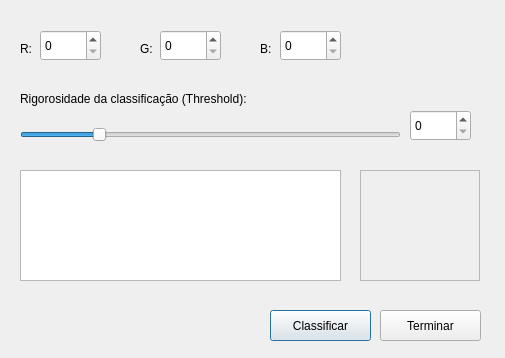
<?xml version="1.0" encoding="UTF-8"?>
<ui version="4.0">
 <class>Dialog3</class>
 <widget class="QDialog" name="Dialog3">
  <property name="windowModality">
   <enum>Qt::WindowModal</enum>
  </property>
  <property name="geometry">
   <rect>
    <x>0</x>
    <y>0</y>
    <width>505</width>
    <height>358</height>
   </rect>
  </property>
  <property name="maximumSize">
   <size>
    <width>505</width>
    <height>358</height>
   </size>
  </property>
  <property name="windowTitle">
   <string>Classificação de cores</string>
  </property>
  <widget class="QLabel" name="label">
   <property name="geometry">
    <rect>
     <x>20</x>
     <y>40</y>
     <width>21</width>
     <height>17</height>
    </rect>
   </property>
   <property name="text">
    <string>R:</string>
   </property>
  </widget>
  <widget class="QSpinBox" name="spinBox">
   <property name="geometry">
    <rect>
     <x>40</x>
     <y>30</y>
     <width>61</width>
     <height>31</height>
    </rect>
   </property>
   <property name="maximum">
    <number>255</number>
   </property>
  </widget>
  <widget class="QSpinBox" name="spinBox_2">
   <property name="geometry">
    <rect>
     <x>160</x>
     <y>30</y>
     <width>61</width>
     <height>31</height>
    </rect>
   </property>
   <property name="maximum">
    <number>255</number>
   </property>
  </widget>
  <widget class="QLabel" name="label_2">
   <property name="geometry">
    <rect>
     <x>140</x>
     <y>40</y>
     <width>21</width>
     <height>17</height>
    </rect>
   </property>
   <property name="text">
    <string>G:</string>
   </property>
  </widget>
  <widget class="QSpinBox" name="spinBox_3">
   <property name="geometry">
    <rect>
     <x>280</x>
     <y>30</y>
     <width>61</width>
     <height>31</height>
    </rect>
   </property>
   <property name="maximum">
    <number>255</number>
   </property>
  </widget>
  <widget class="QLabel" name="label_3">
   <property name="geometry">
    <rect>
     <x>260</x>
     <y>40</y>
     <width>21</width>
     <height>17</height>
    </rect>
   </property>
   <property name="text">
    <string>B:</string>
   </property>
  </widget>
  <widget class="QPushButton" name="pushButton">
   <property name="geometry">
    <rect>
     <x>270</x>
     <y>310</y>
     <width>101</width>
     <height>31</height>
    </rect>
   </property>
   <property name="text">
    <string>Classificar</string>
   </property>
  </widget>
  <widget class="QTextBrowser" name="textBrowser">
   <property name="geometry">
    <rect>
     <x>20</x>
     <y>170</y>
     <width>321</width>
     <height>111</height>
    </rect>
   </property>
  </widget>
  <widget class="QFrame" name="frame">
   <property name="geometry">
    <rect>
     <x>360</x>
     <y>170</y>
     <width>120</width>
     <height>111</height>
    </rect>
   </property>
   <property name="frameShape">
    <enum>QFrame::StyledPanel</enum>
   </property>
   <property name="frameShadow">
    <enum>QFrame::Raised</enum>
   </property>
  </widget>
  <widget class="QPushButton" name="pushButton_2">
   <property name="geometry">
    <rect>
     <x>380</x>
     <y>310</y>
     <width>101</width>
     <height>31</height>
    </rect>
   </property>
   <property name="text">
    <string>Terminar</string>
   </property>
  </widget>
  <widget class="QSlider" name="horizontalSlider">
   <property name="geometry">
    <rect>
     <x>20</x>
     <y>120</y>
     <width>381</width>
     <height>29</height>
    </rect>
   </property>
   <property name="maximum">
    <number>255</number>
   </property>
   <property name="value">
    <number>50</number>
   </property>
   <property name="orientation">
    <enum>Qt::Horizontal</enum>
   </property>
  </widget>
  <widget class="QLabel" name="label_4">
   <property name="geometry">
    <rect>
     <x>20</x>
     <y>90</y>
     <width>291</width>
     <height>17</height>
    </rect>
   </property>
   <property name="text">
    <string>Rigorosidade da classificação (Threshold):</string>
   </property>
  </widget>
  <widget class="QSpinBox" name="spinBox_4">
   <property name="geometry">
    <rect>
     <x>410</x>
     <y>110</y>
     <width>61</width>
     <height>31</height>
    </rect>
   </property>
   <property name="maximum">
    <number>255</number>
   </property>
  </widget>
 </widget>
 <resources/>
 <connections/>
</ui>
